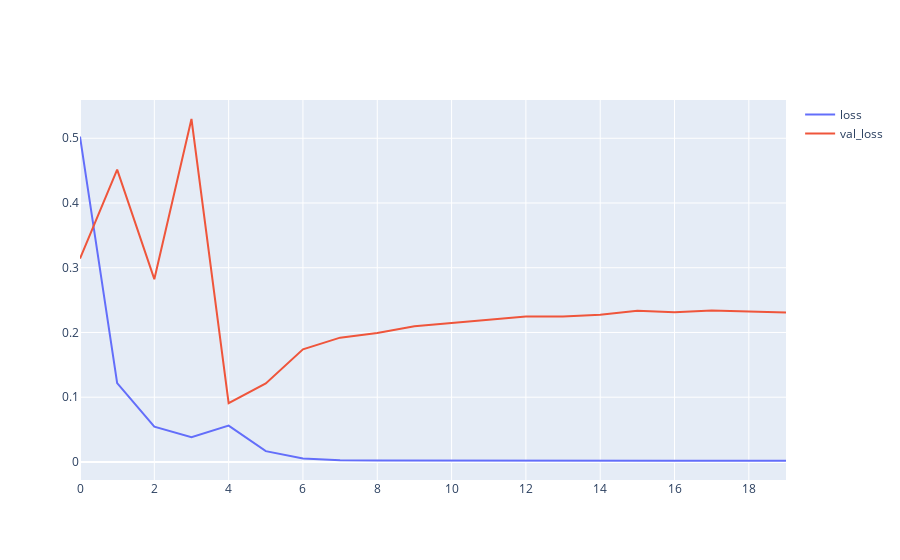

Source (notebook cell):
### Code cell
fig = go.Figure()
fig.add_trace(go.Scatter(y=LSTM_history["loss"],
                    mode='lines',
                    name='loss'))
fig.add_trace(go.Scatter(y=LSTM_history["val_loss"],
                    mode='lines',
                    name='val_loss'))
fig.show()

### Figure 1 — Plotly figure (JSON) as saved in the notebook; plotly's stock layout.template omitted (floating-point values rounded to 4 significant figures)
{"data": [{"mode": "lines", "name": "loss", "type": "scatter", "y": [0.5026, 0.1216, 0.0546, 0.03834, 0.05609, 0.01664, 0.005358, 0.002768, 0.002229, 0.002058, 0.001859, 0.001759, 0.001712, 0.00157, 0.001447, 0.00174, 0.001874, 0.001867, 0.001565, 0.001748]}, {"mode": "lines", "name": "val_loss", "type": "scatter", "y": [0.3143, 0.4516, 0.2824, 0.5298, 0.09083, 0.1213, 0.174, 0.192, 0.1993, 0.2096, 0.2146, 0.2196, 0.2247, 0.2246, 0.2274, 0.2336, 0.2313, 0.2339, 0.2319, 0.2308]}], "layout": {}}
